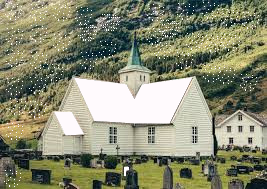
#> input picture PIM/Exercícios/Exercício 2/casa.png, 267 x 189 px
$ python exercicio2.py
#> lines starting #> are read from the running program, lines starting #| are printed output that depends on the picture
#> further down, img is the input picture: shape (189, 267, 3); mean B, G, R 113.3, 137.6, 135.2
import cv2
import numpy as np
import matplotlib.pyplot as plt

def lightness_method(img):
    return ((np.max(img, axis=2) + np.min(img, axis=2)) / 2).astype(np.uint8)
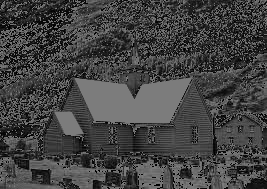
#> returned value: shape (189, 267); min 0, max 127, mean 67.3

def average_method(img):
    return np.mean(img, axis=2).astype(np.uint8)
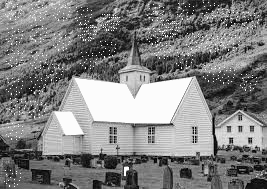
#> returned value: shape (189, 267); min 0, max 255, mean 128.3

def luminosity_method(img):
    return (0.3 * img[:, :, 2] + 0.59 * img[:, :, 1] + 0.11 * img[:, :, 0]).astype(np.uint8)

img = cv2.imread("casa.png")
img = cv2.cvtColor(img, cv2.COLOR_BGR2RGB)

gray_lightness = lightness_method(img)
gray_average = average_method(img)
gray_luminosity = luminosity_method(img)

fig, axes = plt.subplots(1, 4, figsize=(12, 5))
axes[0].imshow(img)
axes[0].set_title("Original")
axes[0].axis("off")

axes[1].imshow(gray_lightness, cmap="gray")
axes[1].set_title("Lightness")
axes[1].axis("off")

axes[2].imshow(gray_average, cmap="gray")
axes[2].set_title("Average")
axes[2].axis("off")

axes[3].imshow(gray_luminosity, cmap="gray")
axes[3].set_title("Luminosity")
axes[3].axis("off")

plt.show()
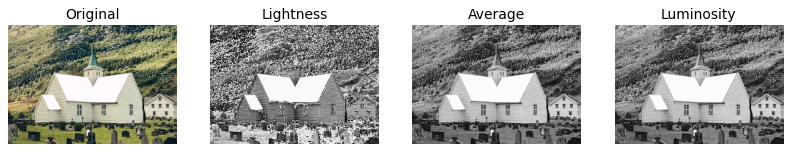
#> figure drawn by matplotlib, 4 panels
